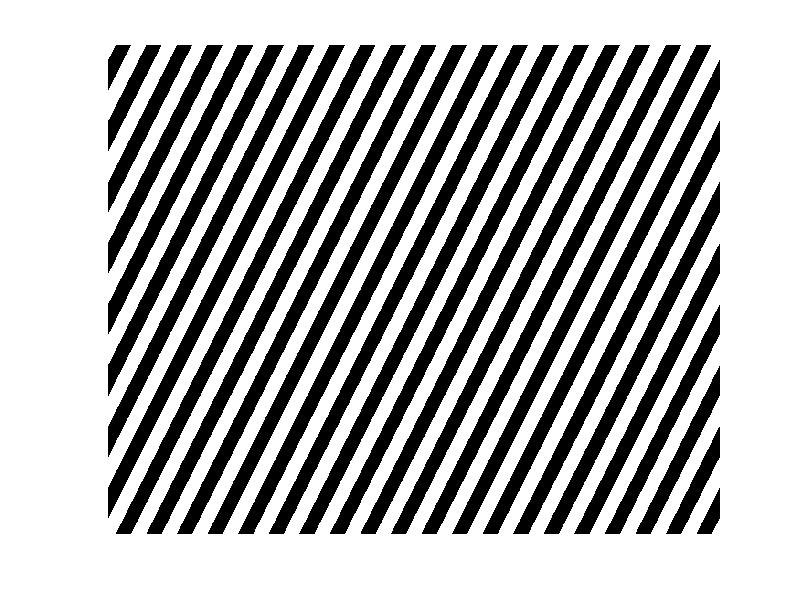

Write MATLAB code to recreate this figure.
nfrH = 20;
nfrV = 8;

res = [1280 1024];

x = 1:res(1);
y = 1:res(2);

[xG yG] = meshgrid( x, y );

phase = 2*pi*(nfrH*xG/res(1) + nfrV*yG/res(2));
wave = exp( 1i*phase );

imshow( sign( cos( phase ) ), [])
